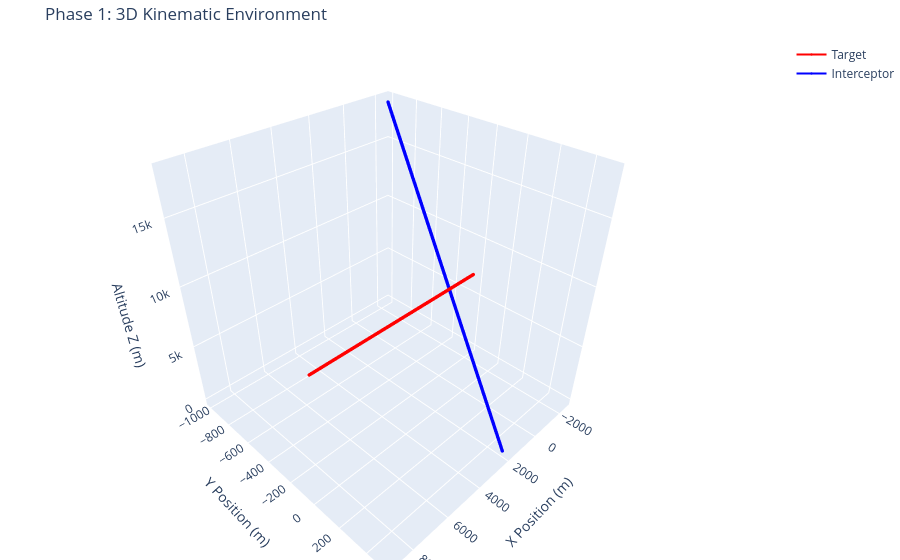

This figure's notebook cell:
### Code cell
# Target: assumed to be cruising in straight line at high altitude
target_state = np.array([0.0, 0.0 , 10000.0, 300.0, 0.0, 0.0])

# For basic assume air to ground at a upward angle of attack 
interceptor_state = np.array([2000.0, 500.0, 0.0, -150.0, -50.0, 600.0])

# Basic physics 
dt = 0.1  

# Sim for 30 seconds just to verify 
total_time = 30  
steps = int(total_time / dt)

target_path = np.zeros((steps, 3))
interceptor_path = np.zeros((steps, 3))

# Simple Euler integration (constant velocity for this initial test)

for i in range(steps):
    # Recording positions
    target_path[i] = target_state[0:3]
    interceptor_path[i] = interceptor_state[0:3]
    
    # Update positions based on velocity
    target_state[0:3] += target_state[3:6] * dt
    interceptor_state[0:3] += interceptor_state[3:6] * dt

# Visualize
fig = go.Figure()

# Plot Target Trajectory
fig.add_trace(go.Scatter3d(
    x=target_path[:,0], y=target_path[:,1], z=target_path[:,2],
    mode='lines+markers',
    marker=dict(size=2, color='red'),
    line=dict(color='red', width=2),
    name='Target'
))

# Plot Interceptor Trajectory
fig.add_trace(go.Scatter3d(
    x=interceptor_path[:,0], y=interceptor_path[:,1], z=interceptor_path[:,2],
    mode='lines+markers',
    marker=dict(size=2, color='blue'),
    line=dict(color='blue', width=2),
    name='Interceptor'
))

fig.update_layout(
    title='Phase 1: 3D Kinematic Environment',
    scene=dict(
        xaxis_title='X Position (m)',
        yaxis_title='Y Position (m)',
        zaxis_title='Altitude Z (m)'
    ),
    margin=dict(l=0, r=0, b=0, t=40)
)

fig.show()

### Figure 1 — Plotly figure (JSON) as saved in the notebook; plotly's stock layout.template omitted (floating-point values rounded to 4 significant figures; data arrays with more than 128 entries replaced by an {"elided": "..."} marker saying what was removed)
{"data": [{"line": {"color": "red", "width": 2}, "marker": {"color": "red", "size": 2}, "mode": "lines+markers", "name": "Target", "type": "scatter3d", "x": {"elided": "300 int values"}, "y": {"elided": "300 int values"}, "z": {"elided": "300 int values"}}, {"line": {"color": "blue", "width": 2}, "marker": {"color": "blue", "size": 2}, "mode": "lines+markers", "name": "Interceptor", "type": "scatter3d", "x": {"elided": "300 int values"}, "y": {"elided": "300 int values"}, "z": {"elided": "300 int values"}}], "layout": {"margin": {"b": 0, "l": 0, "r": 0, "t": 40}, "scene": {"xaxis": {"title": {"text": "X Position (m)"}}, "yaxis": {"title": {"text": "Y Position (m)"}}, "zaxis": {"title": {"text": "Altitude Z (m)"}}}, "title": {"text": "Phase 1: 3D Kinematic Environment"}}}
